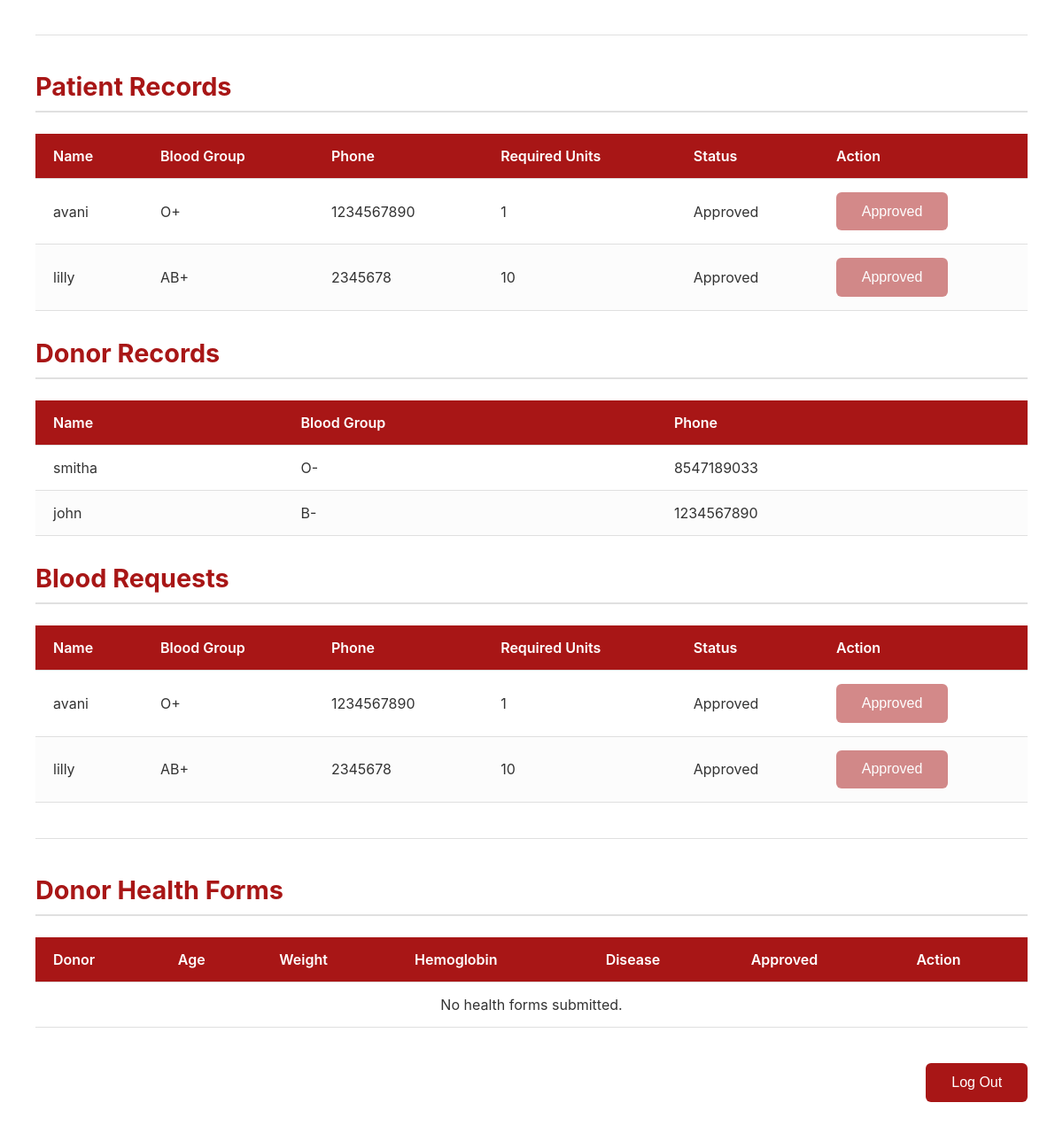
The page /admin-dashboard/ (signed in, lower part) on the database as committed earlier.
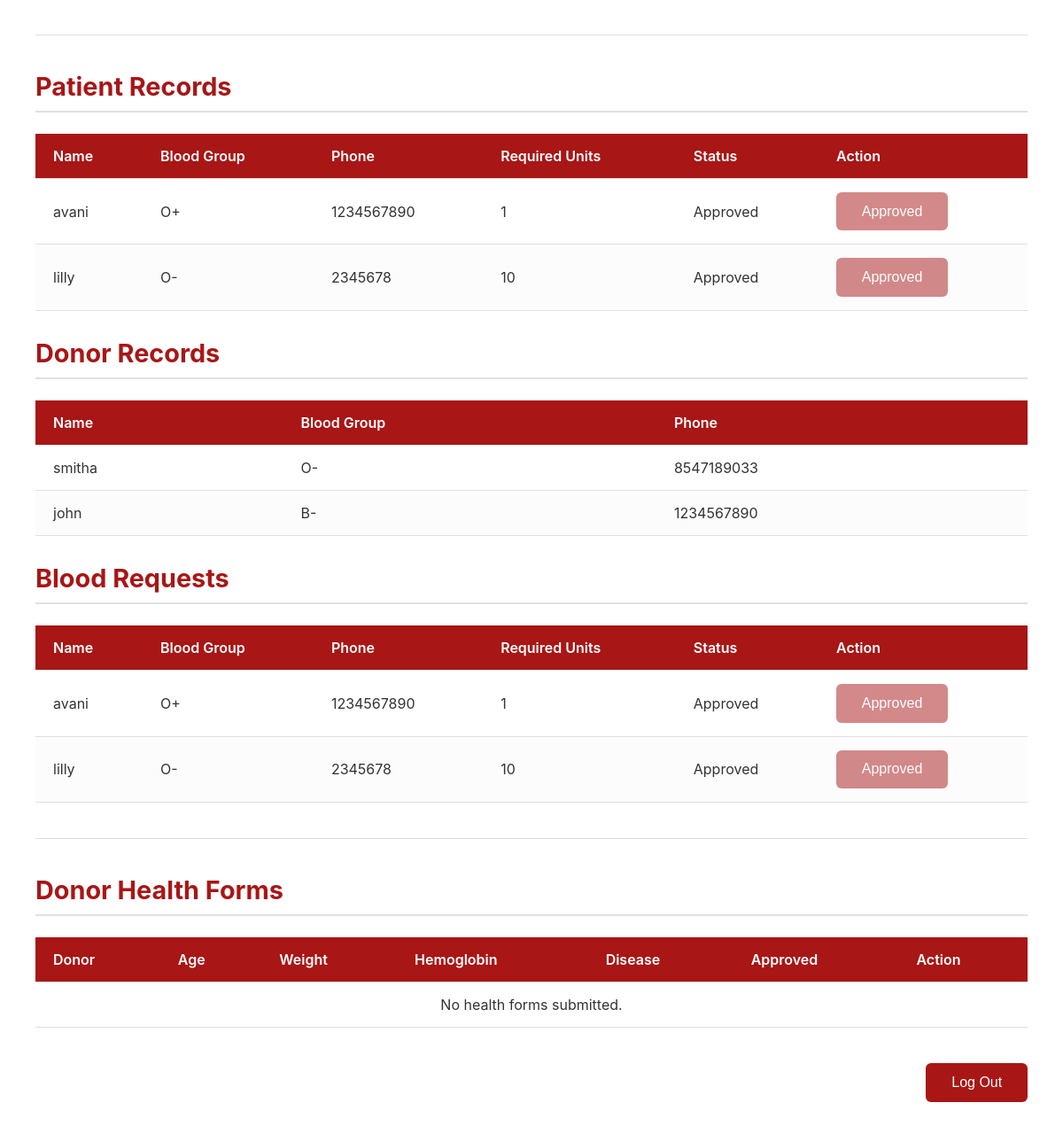
The same page on the database as committed later.
### bloodmanager/models.py (models this page shows, shortened)
class Patient(models.Model):
    user = models.OneToOneField(User, on_delete=models.CASCADE)
    phone = models.CharField(max_length=15)
    gender = models.CharField(max_length=10)
    blood_group = models.CharField(max_length=3, choices=BLOOD_GROUP_CHOICES)
    address = models.TextField()
    required_units = models.PositiveIntegerField(default=1)
    approved = models.BooleanField(default=False)

### bloodmanager/views.py (the view)
# urls.py: path('admin-dashboard/', views.admin_dashboard, name='admin-dashboard'),
@user_passes_test(is_admin)
def admin_dashboard(request):
    donors = Donor.objects.all()
    patients = Patient.objects.all().order_by('-approved', 'user__username')
    requested_patients = Patient.objects.filter(approved=False)
    stock = BloodStock.objects.values('blood_group').annotate(total_units=Sum('units')).order_by('blood_group')
    health_forms = DonorHealthCheck.objects.all().order_by('-submitted_at')
    total_donors = donors.count()
    available_donors = donors.filter(available=True).count()
    total_patients = patients.count()
    total_stock_units = sum(item['total_units'] for item in stock)
    if request.method == 'POST':
        if 'approve_patient' in request.POST:
            patient_id = request.POST.get('patient_id')
            patient = get_object_or_404(Patient, id=patient_id)
            patient.approved = True
            patient.save()
            messages.success(request, f"Patient {patient.user.username} approved successfully.")
            return redirect('admin-dashboard')
        if 'update_stock' in request.POST:
            stock_form = BloodStockForm(request.POST)
            if stock_form.is_valid():
                blood_group = stock_form.cleaned_data['blood_group']
                units = stock_form.cleaned_data['units']
                stock_item, created = BloodStock.objects.get_or_create(
                    blood_group=blood_group, hospital=None, defaults={'units': units}
                )
                if not created:
                    stock_item.units += units
                    stock_item.save()
                messages.success(request, f'Blood stock for {blood_group} updated successfully.')
                return redirect('admin-dashboard')
        if 'approve_health' in request.POST:
            health_id = request.POST.get('health_id')
            record = get_object_or_404(DonorHealthCheck, id=health_id)
            record.is_approved = True
            record.save()
            messages.success(request, f"{record.donor.user.username}'s health form approved!")
            return redirect('admin-dashboard')
    else:
        stock_form = BloodStockForm()
    context = {
        'donors': donors,
        'requested_patients': requested_patients,
        'patients': patients,
        'stock': stock,
        'total_donors': total_donors,
        'available_donors': available_donors,
        'total_patients': total_patients,
        'total_stock_units': total_stock_units,
        'stock_form': stock_form,
        'health_forms': health_forms,
    }
    return render(request, 'admin/admin_dashboard.html', context)

### bloodmanager/views.py (called while the page is built)
def is_admin(user):
    return user.is_superuser

### bloodmanager/templates/admin/admin_dashboard.html (shortened to what the changed rows need)
<!DOCTYPE html>
<html lang="en">
<head>
</head>
<body>
<div class="container">
    <h2>Patient Records</h2>
    <table>
        <thead>
            <tr>
                <th>Name</th>
                <th>Blood Group</th>
                <th>Phone</th>
                <th>Required Units</th>
                <th>Status</th>
                <th>Action</th>
            </tr>
        </thead>
        <tbody>
            {% for patient in patients %}
            <tr>
                <td>{{ patient.user.username }}</td>
                <td>{{ patient.blood_group }}</td>
                <td>{{ patient.phone }}</td>
                <td>{{ patient.required_units }}</td>
                <td>{% if patient.approved %}Approved{% else %}Pending{% endif %}</td>
                <td>
                    {% if not patient.approved %}
                    <form method="POST" style="display:inline;">
                        {% csrf_token %}
                        <input type="hidden" name="patient_id" value="{{ patient.id }}">
                        <button type="submit" name="approve_patient">Approve</button>
                    </form>
                    {% else %}
                        <button disabled style="opacity:0.5;">Approved</button>
                    {% endif %}
                </td>
            </tr>
            {% endfor %}
        </tbody>
    </table>
    <h2>Donor Records</h2>
    <table>
        <thead>
            <tr>
                <th>Name</th>
                <th>Blood Group</th>
                <th>Phone</th>
            </tr>
        </thead>
    </table>
    <h2>Blood Requests</h2>
    <table>
        <thead>
            <tr>
                <th>Name</th>
                <th>Blood Group</th>
                <th>Phone</th>
                <th>Required Units</th>
                <th>Status</th>
                <th>Action</th>
            </tr>
        </thead>
        <tbody>
            {% for patient in patients %}
            <tr>
                <td>{{ patient.user.username }}</td>
                <td>{{ patient.blood_group }}</td>
                <td>{{ patient.phone }}</td>
                <td>{{ patient.required_units }}</td>
                <td>{% if patient.approved %}Approved{% else %}Pending{% endif %}</td>
                <td>
                    {% if not patient.approved %}
                    <form method="POST" style="display:inline;">
                        {% csrf_token %}
                        <input type="hidden" name="patient_id" value="{{ patient.id }}">
                        <button type="submit" name="approve_patient" style="padding:5px 10px; background:green; color:white; border:none; border-radius:5px;">Approve</button>
                    </form>
                    {% else %}
                        <button disabled style="opacity:0.5;">Approved</button>
                    {% endif %}
                </td>
            </tr>
            {% empty %}
            <tr><td colspan="6" style="text-align:center;">No patient records found.</td></tr>
            {% endfor %}
        </tbody>
    </table>
    <h2>Donor Health Forms</h2>
    <table>
        <thead>
            <tr>
                <th>Donor</th>
                <th>Age</th>
                <th>Weight</th>
                <th>Hemoglobin</th>
                <th>Disease</th>
                <th>Approved</th>
                <th>Action</th>
            </tr>
        </thead>
    </table>
</div>
</body>
</html>

Rows that differ between the two databases and show on the page:
changed Patient "lilly": blood_group "AB+" → "O-"
